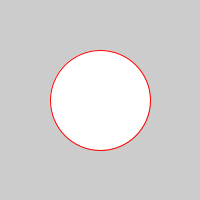
Frame 1 (no input)
Frame 60 (the mouse pressed at the canvas centre just before this capture): identical to frame 1, image omitted
Frame 120 (the mouse held since frame 60 and released just before this capture): identical to frame 1, image omitted

The Processing sketch that drew this single still picture (run headless with seeded random() and noise(); from frame 60 on, the mouse is pressed at the canvas centre):

// Processing sketch: sketch_2d
// ── sketch_2d.pde
void setup() {  
  size(200,200);
  ellipseMode(CORNER);
  stroke(255,0,0);
  ellipse(50,50,100,100); // make an ellipse
}
 
void draw() {
}
